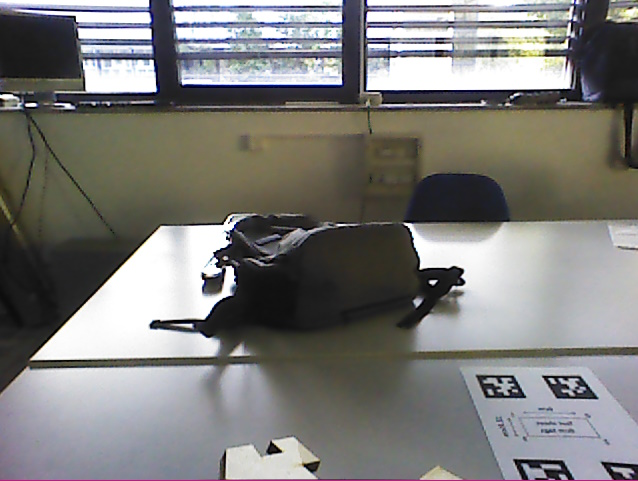
#> input picture test2.jpg, 638 x 481 px, found by its file name
$ python test_apriltag_detection.py
#> lines starting #> are read from the running program, lines starting #| are printed output that depends on the picture
#!/usr/bin/python

import cv2
import numpy as np
from pyapriltags import Detector  # Ensure you have installed pyapriltags

def main(image_path):
    # Load the image
#> called with image_path = 'test2.jpg'
    image = cv2.imread(image_path)
#> image is the input picture: shape (481, 638, 3); mean B, G, R 122, 124.3, 125.1
    if image is None:
        print("Error: Could not load image. Check the image path.")
        return

    # Convert to grayscale as required by the detector
    grayscale_image = cv2.cvtColor(image, cv2.COLOR_BGR2GRAY)
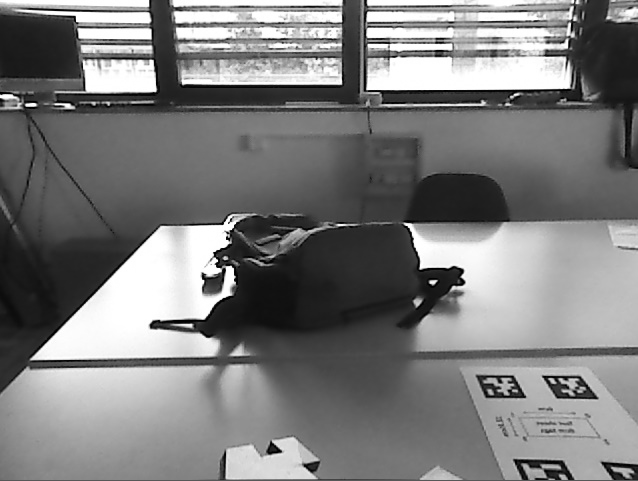
#> grayscale_image: shape (481, 638); min 0, max 255, mean 124.3

    # Display the grayscale image to verify it looks correct
    cv2.imshow("Grayscale Image for AprilTag Detection", grayscale_image)
    cv2.waitKey(0)
    cv2.destroyAllWindows()

    # Initialize the pyapriltags detector
    detector = Detector(
        families='tag36h11',  # Adjust to your tag family
        nthreads=4,
        quad_decimate=0.0,    # Adjust based on your image resolution for speed vs. accuracy
        quad_sigma=3,       # Gaussian blur for noise reduction
        refine_edges=1,
        decode_sharpening=0,
        debug=0
    )

    # Detect AprilTags
    tags = detector.detect(grayscale_image)

    # Print detection results
    if not tags:
        print("No AprilTags detected.")
    else:
        print(f"Detected {len(tags)} AprilTags:")
        for tag in tags:
            print(f"ID: {tag.tag_id}, Center: {tag.center}, Corners: {tag.corners}")

    # Draw detected tags on the original image
    for tag in tags:
        corners = np.array(tag.corners, dtype=int)
        for i in range(4):
            cv2.line(image, tuple(corners[i]), tuple(corners[(i + 1) % 4]), (0, 255, 0), 2)
        center = (int(tag.center[0]), int(tag.center[1]))
        cv2.circle(image, center, 5, (0, 0, 255), -1)
        cv2.putText(image, f"ID: {tag.tag_id}", center, cv2.FONT_HERSHEY_SIMPLEX, 0.5, (255, 0, 0), 2)

    # Display the image with detected tags
    cv2.imshow("Image with Detected AprilTags", image)
    cv2.waitKey(0)
    cv2.destroyAllWindows()

if __name__ == "__main__":
    # Replace with the path to your test image
    image_path = 'test2.jpg'
    main(image_path)
#> (the call stopped at in main, `detector = Detector( families='tag36h11',`: pyapriltags is not available in this run)
